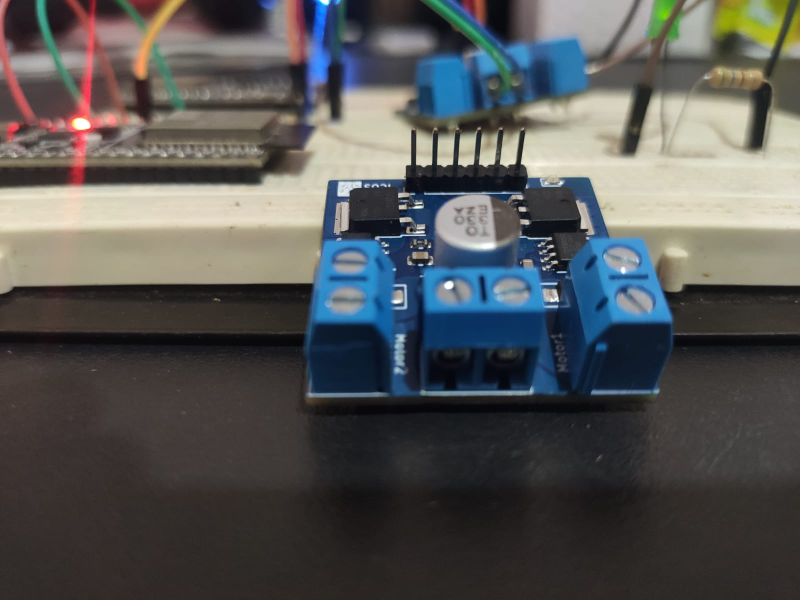
#> input picture Imagenes/Color/icosDriverMotor2.jpeg, 1600 x 1200 px (shown at 1/2 size)
$ jupyter execute 7_Multiselect_Color_zoom.ipynb
#> lines starting #> are read from the running program, lines starting #| are printed output that depends on the picture; after the words box and inside, x2 and y2 are one past the last pixel; in counts of white or black regions, pixels touching at a corner belong together
# 7_Select_and_Zoom_Specific_Color_Areas

Autor: Jorge García Cevallos

En este notebook, aplicaremos los conceptos desarrollados en los capítulos 4, 5 y 6 para combinar la detección de un color específico con transformaciones geométricas como el zoom y el desplazamiento. El objetivo es identificar todas las áreas de la imagen que contengan un color particular, como el azul, y aplicar un zoom en cada una de estas áreas. Esta técnica nos permite enfocar y analizar con mayor precisión las regiones de interés que contienen el color seleccionado, facilitando el estudio detallado de cada objeto que cumpla con el criterio de color.

### Librerías

[cell 1]
import numpy as np
import cv2 as cv
import matplotlib.pyplot as plt
import math
import os

### Función que muestra los detalles de la imagen.

[cell 2]
# Función para mostrar información básica sobre una imagen, incluyendo su tamaño, valor máximo y valor mínimo de píxeles.
# (Antigua función)
def howis(img):
  print('size = ',img.shape)
  print('max  = ',np.max(img))
  print('min  = ',np.min(img))

[cell 3]
# Función para mostrar una imagen utilizando la biblioteca matplotlib.
def plot_show_image(imagen):
    imageRGB = imagen[:,:,[2,1,0]]
    plt.imshow(imageRGB)
    plt.show()

[cell 4]
# Función para aplicar una operación de dilatación a una imagen utilizando un kernel de tamaño definido.
def dilatar_imagen(imagen,tamaño):
    kernel = cv.getStructuringElement(cv.MORPH_RECT, (tamaño, tamaño))  # Define el kernel de dilatación
    img_dilatada = cv.dilate(imagen, kernel)
    return img_dilatada

[cell 5]
# Función para aplicar una operación de erosión a una imagen utilizando un kernel de tamaño definido.
def ero_imagen(imagen,tamaño):
    kernel = cv.getStructuringElement(cv.MORPH_RECT, (tamaño, tamaño))  # Define el kernel de erosión
    img_erodida = cv.erode(imagen, kernel)
    return img_erodida

## Leer Imagen a color

[cell 6]
ruta_imagen = os.path.join('..', 'Imagenes', 'Color', 'icosDriverMotor2.jpeg')
Icv = cv.imread(ruta_imagen)
#> Icv is the input picture: shape (1200, 1600, 3); mean B, G, R 84.6, 85.4, 84.9
howis(Icv)
#| size =  (1200, 1600, 3)
#| max  =  255
#| min  =  0

[cell 7]
# Convertimos la imagen de BGR a RGB reordenando los canales.
plot_show_image(Icv)

[cell 8]
# Seleccionar el rango de color azul en el espacio BGR mediante ajuste manual.
rango_bajo_azul2 = np.array([50,65,0])  # Valor mínimo de B,G,R para el azul
rango_alto_azul2 = np.array([200, 135, 60])  # Valor máximo de B,G,R para el azul

# Crear una máscara de los píxeles que están en el rango de azul
mascara_azul2 = cv.inRange(Icv, rango_bajo_azul2, rango_alto_azul2)
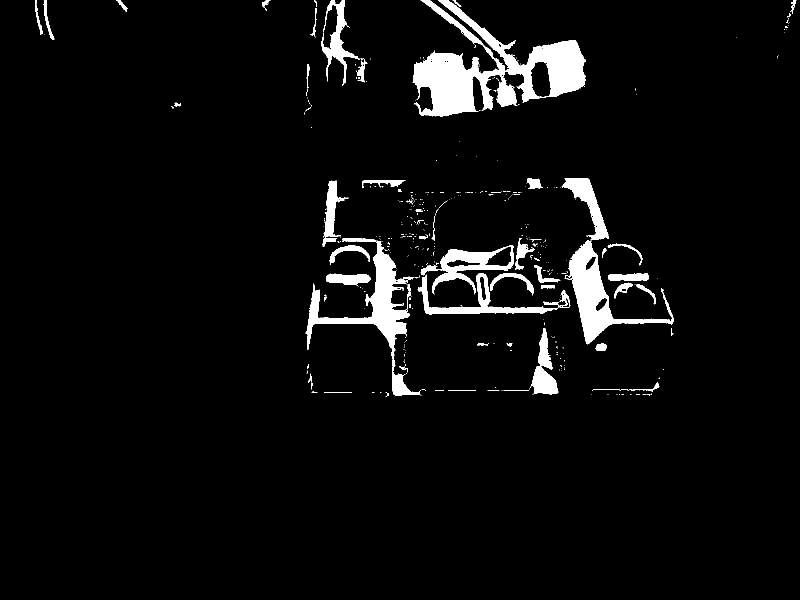
#> mascara_azul2: shape (1200, 1600) (shown at 1/2 size); 4.7% white; 435 white regions (376 under 20 px), largest, box (x1, y1, x2, y2) and area: (825, 0, 1172, 233) 30422, (611, 481, 843, 792) 12605, (1129, 480, 1347, 689) 10934

# Aplicar la máscara a la imagen original
objeto_azul = cv.bitwise_and(Icv, Icv, mask=mascara_azul2)

plt.imshow(objeto_azul*255,cmap='gray')
plt.show()

[cell 9]
#Usamos dilatación para expandir y conectar regiones de interés, mejorando la detección y el análisis de características en la imagen.
img_dilatada=dilatar_imagen(objeto_azul,15)
#> in dilatar_imagen, `img_dilatada = cv.dilate(imagen, kernel)`:
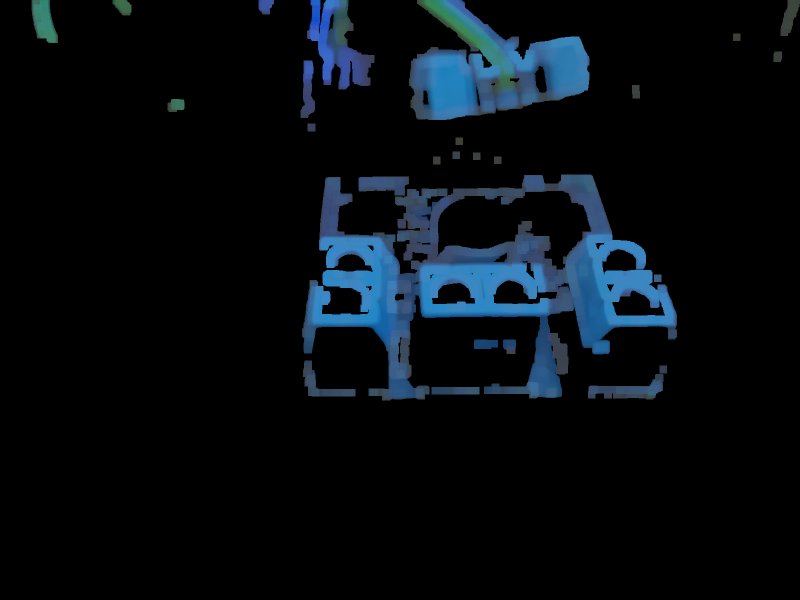
#> img_dilatada: shape (1200, 1600, 3) (shown at 1/2 size); mean B, G, R 16.8, 11.9, 6.2
img_juntas = np.concatenate((objeto_azul,img_dilatada),axis=1)

plt.imshow(img_juntas*255,cmap='gray')
plt.show()
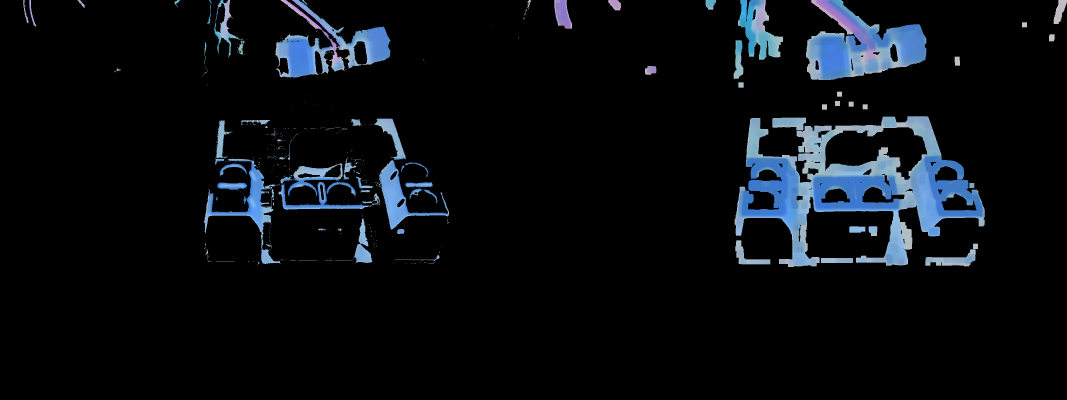
#> shown: shape (1200, 3200, 3) (shown at 1/3 size); mean R, G, B 9.5, 13, 17.1

[cell 10]
# Convertimos la imagen dilatada a escala de grises y aplicamos un umbral para obtener una máscara binaria, que resalta las áreas de interés en la imagen original.
gris_img = cv.cvtColor(img_dilatada, cv.COLOR_BGR2GRAY)
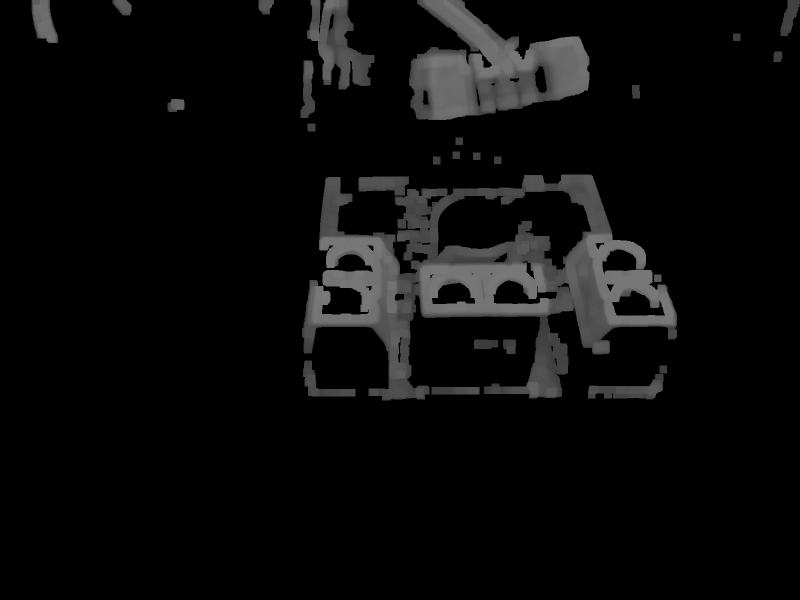
#> gris_img: shape (1200, 1600) (shown at 1/2 size); min 0, max 120, mean 10.7
_, mascara = cv.threshold(gris_img, 0, 255, cv.THRESH_BINARY)
#> mascara: shape (1200, 1600); 11.8% white; 26 white regions, largest, box (x1, y1, x2, y2) and area: (604, 349, 1354, 801) 138474, (818, 0, 1179, 240) 50969, (614, 0, 749, 179) 12940
plt.imshow(mascara,cmap='gray')
plt.show()

[cell 11]
new_mask = ero_imagen(mascara,15)
#> in ero_imagen, `img_erodida = cv.erode(imagen, kernel)`:
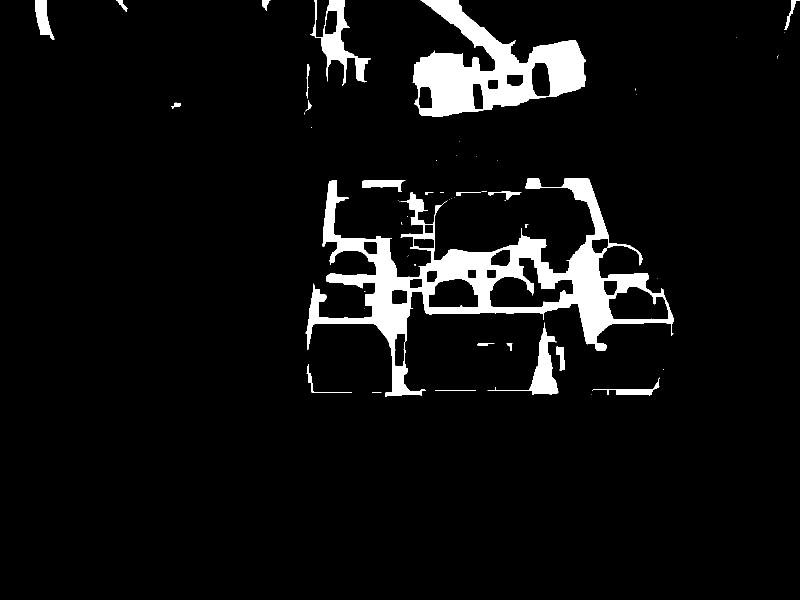
#> img_erodida: shape (1200, 1600) (shown at 1/2 size); 6.1% white; 57 white regions (35 under 20 px)
plt.imshow(new_mask,cmap='gray')
plt.show()

[cell 12]
#El código crea una copia de una imagen, encuentra los contornos en una máscara específica y filtra aquellos que tienen un área mayor que un umbral predefinido.
#Luego, dibuja rectángulos alrededor de los contornos grandes encontrados en la imagen copiada y muestra la imagen resultante.

img2 = Icv.copy()
contornos2, _ = cv.findContours(new_mask, cv.RETR_EXTERNAL, cv.CHAIN_APPROX_SIMPLE)
#> contornos2 = 57 contours, 38 with area under 20; largest, box (x1, y1, x2, y2) and area: (611, 356, 1347, 794) 87422, (825, 0, 1172, 233) 39724, (621, 0, 742, 172) 5942, (975, 645, 1117, 790) 3690, (70, 0, 109, 79) 1510

# Define un umbral de área para lo que consideras "grande"
umbral_area = 10000

# Filtra solo los contornos grandes
contornos_grandes = [contorno for contorno in contornos2 if cv.contourArea(contorno) > umbral_area]
#> contornos_grandes = 2 contours; box (x1, y1, x2, y2) and area: (611, 356, 1347, 794) 87422, (825, 0, 1172, 233) 39724

# Dibuja un rectángulo alrededor de cada contorno grande
for contorno in contornos_grandes:
    x, y, w, h = cv.boundingRect(contorno)
    cv.rectangle(img2, (x, y), (x + w, y + h), (0, 255, 0), 4)
#> this loop made 2 passes
#> (x, y, w, h) on passes 1 to 2: (611, 356, 736, 438), (825, 0, 347, 233)
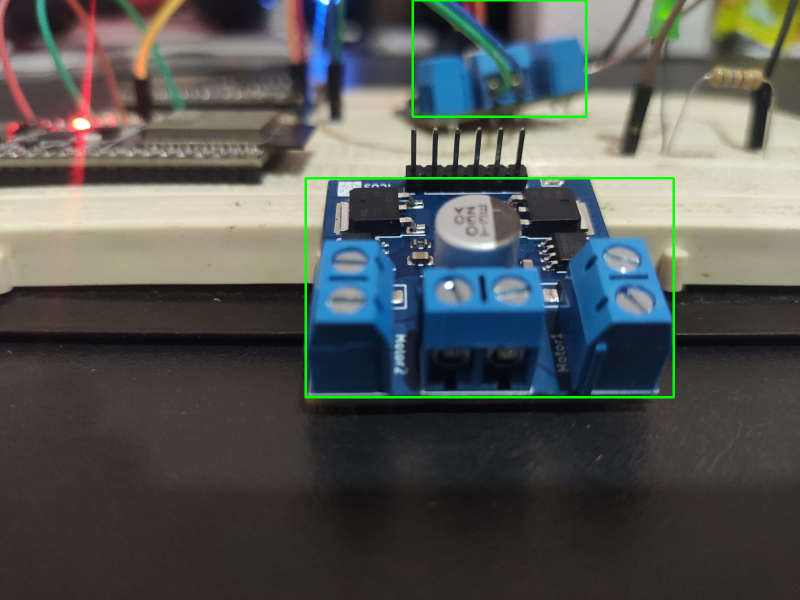
#> img2: shape (1200, 1600, 3) (shown at 1/2 size); 0.88% of pixels changed, all inside (x1, y1, x2, y2) = (609, 0, 1350, 797)

plot_show_image(img2)

## Procedememos a usar sus variables para hacer zoom y centrarlo

[cell 13]
def get_factor_zoom(img, ancho, alto):
    """
    Calcula el factor de zoom necesario para ajustar la imagen a un tamaño específico.

    Args:
        img (ndarray): La imagen a ajustar.
        ancho (int): El ancho objetivo deseado.
        alto (int): La altura objetivo deseada.

    Returns:
        float: El factor de zoom necesario para ajustar la imagen manteniendo su proporción.
    """
    # Verificar que el ancho y alto sean mayores que cero
    if ancho <= 0 or alto <= 0:
        raise ValueError("El ancho y el alto deben ser mayores que cero.")

    # Dimensiones de la imagen original
    Ht = img.shape[0]
    Wt = img.shape[1]

    # Calcular el factor de zoom
    if Ht > Wt:
        factor = Ht / alto
    else:
        factor = Wt / ancho

    return factor

[cell 14]
def aumentar_img(img, factor):
    """
    Escala una imagen por un factor específico.

    Args:
        img (ndarray): La imagen a escalar.
        factor (float): El factor por el cual se debe escalar la imagen.
                        Debe ser mayor que 0.

    Returns:
        ndarray: La imagen escalada.
    """
    # Verificar que la imagen no sea None
    if img is None:
        raise ValueError("La imagen proporcionada es inválida.")

    # Verificar que el factor sea positivo
    if factor <= 0:
        raise ValueError("El factor de escala debe ser mayor que 0.")

    # Calcular el nuevo tamaño de la imagen
    new_size = (int(img.shape[1] * factor), int(img.shape[0] * factor))

    # Cambiar el tamaño de la imagen usando interpolación lineal
    zoomed_img = cv.resize(img, new_size, interpolation=cv.INTER_LINEAR)

    return zoomed_img

[cell 15]
def centrar_y_desplazar_en_x(img,x,y,h,factor,img_org):
    """
    Desplaza una imagen en el eje X y la centra en el eje Y.

    Args:
        img (ndarray): La imagen a desplazar.
        x (float): Coordenada X inicial para el desplazamiento.
        y (float): Coordenada Y inicial para el desplazamiento.
        h (float): Altura de la región de interés.
        factor (float): Factor de escala para el desplazamiento.
        img_org (ndarray): Imagen original para referencia del centrado en Y.

    Returns:
        ndarray: La imagen desplazada y centrada.
    """
    # Validaciones básicas
    if img is None or img_org is None:
        raise ValueError("Las imágenes proporcionadas son inválidas.")
    if factor <= 0:
        raise ValueError("El factor de escala debe ser mayor que 0.")

    # Calcular la altura escalada y el centro de la región escalada
    hf = h * factor  # Altura escalada de la región
    Cnt = y * factor + hf / 2  # Centro Y de la región escalada
    yct = img_org.shape[0] / 2  # Centro Y de la imagen original

    # Calcular el desplazamiento necesario para centrar la región en Y
    dyc = yct - Cnt

    # Calcular el desplazamiento en X
    dx = -x * factor  # Desplazamiento en X, basado en la escala
    dy = dyc  # Desplazamiento en Y para centrar

    # Crear la matriz de transformación afín para el desplazamiento
    M = np.float32([[1, 0, dx], [0, 1, dy]])

    # Aplicar la transformación afín para desplazar y centrar la imagen
    shifted_img = cv.warpAffine(img, M, (img.shape[1], img.shape[0]))

    return shifted_img

[cell 16]
img = Icv.copy()
for contorno in contornos_grandes:
    x, y, w, h = cv.boundingRect(contorno)
    factor = get_factor_zoom(img, w, h)
    img_zoom = aumentar_img(img, factor)
    shifted_img = centrar_y_desplazar_en_x(img_zoom, x, y, h, factor, img)

    # Asegúrate de que la imagen recortada no exceda los límites de `shifted_img`
    h_cropped = min(img.shape[0], shifted_img.shape[0])
    w_cropped = min(img.shape[1], shifted_img.shape[1])
    cropped_img2 = shifted_img[0:h_cropped, 0:w_cropped]

    plt.figure(figsize=(10, 10))
    plt.imshow(cv.cvtColor(cropped_img2, cv.COLOR_BGR2RGB))
    plt.show()
#> this loop made 2 passes
#> (x, y, w, h, Ht in get_factor_zoom, Wt in get_factor_zoom, factor, new_size in aumentar_img) on passes 1 to 2: (611, 356, 736, 438, 1200, 1600, 2.17, (3478, 2608)), (825, 0, 347, 233, 1200, 1600, 4.61, (7377, 5533))
#> pass 1, in centrar_y_desplazar_en_x, `shifted_img = cv.warpAffine(img, M, (img.shape[1], img.shape[0]))`:
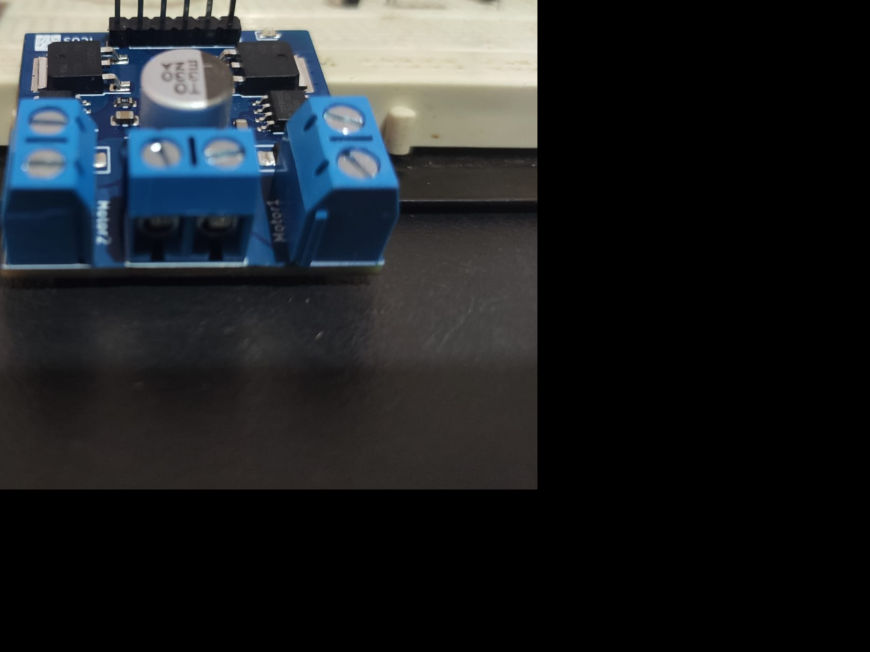
#> shifted_img: shape (2608, 3478, 3) (shown at 1/4 size); mean B, G, R 37.4, 35, 31.8
#> pass 1, `cropped_img2 = shifted_img[0:h_cropped, 0:w_cropped]`:
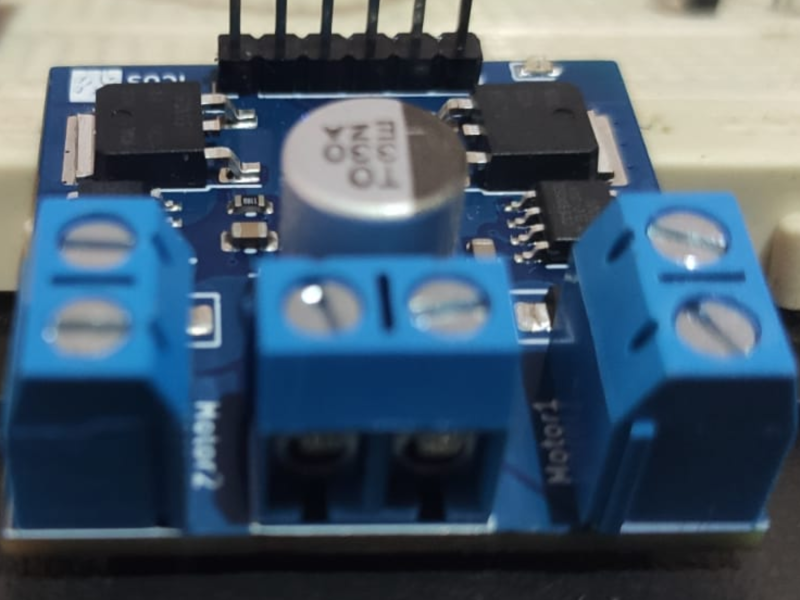
#> cropped_img2: shape (1200, 1600, 3) (shown at 1/2 size); mean B, G, R 107.5, 91.5, 73
#> pass 2, `cropped_img2 = shifted_img[0:h_cropped, 0:w_cropped]`:
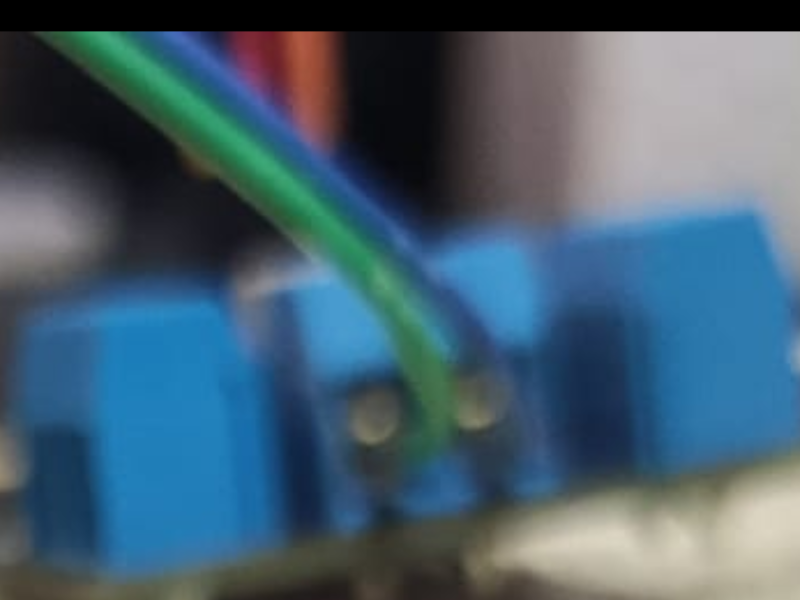
#> cropped_img2: shape (1200, 1600, 3) (shown at 1/2 size); mean of channels 0, 1, 2 111, 94.8, 69.1; drawn as B, G, R

$ run again, with 4_Color_Detection_Example_2/icos2.png saved as Imagenes/Color/icosDriverMotor2.jpeg
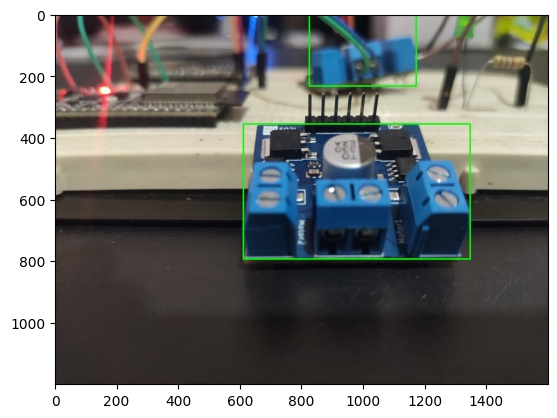
#> input picture 4_Color_Detection_Example_2/icos2.png, 557 x 418 px
#> Icv is the input picture: shape (418, 557, 3); mean B, G, R 118.1, 120.3, 118.2
#| size =  (418, 557, 3)
#| max  =  255
#| min  =  0
#> mascara_azul2: shape (418, 557); 3.7% white; 145 white regions (117 under 20 px), largest, box (x1, y1, x2, y2) and area: (310, 16, 415, 85) 2893, (312, 165, 398, 208) 1089, (244, 161, 306, 234) 1088
#> mascara: shape (418, 557); 16.5% white; 11 white regions, largest, box (x1, y1, x2, y2) and area: (237, 114, 480, 265) 23480, (300, 9, 426, 95) 7859, (236, 9, 291, 90) 2960
#> img_erodida: shape (418, 557); 6.9% white; 17 white regions (11 under 20 px)
#> contornos2 = 17 contours, 12 with area under 20; largest, box (x1, y1, x2, y2) and area: (244, 121, 470, 258) 10846, (307, 16, 419, 88) 4245, (244, 16, 284, 67) 934, (77, 16, 88, 38) 108, (419, 250, 463, 258) 83
#> contornos_grandes = 1 contour; box (x1, y1, x2, y2) and area: (244, 121, 470, 258) 10846
#> the loop `for contorno in contornos_grandes:` made 1 pass
#> (x, y, w, h) on pass 1: (244, 121, 226, 137)
#> after the loop `for contorno in contornos_grandes:`:
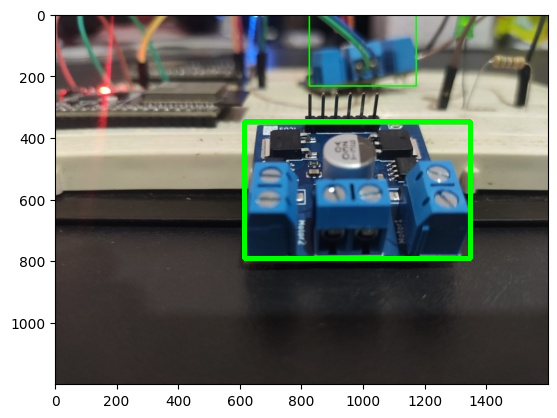
#> img2: shape (418, 557, 3); 1.55% of pixels changed, all inside (x1, y1, x2, y2) = (242, 119, 473, 261)
#> the loop `for contorno in contornos_grandes:` made 1 pass
#> (x, y, w, h) on pass 1: (244, 121, 226, 137)
#> pass 1, `cropped_img2 = shifted_img[0:h_cropped, 0:w_cropped]`:
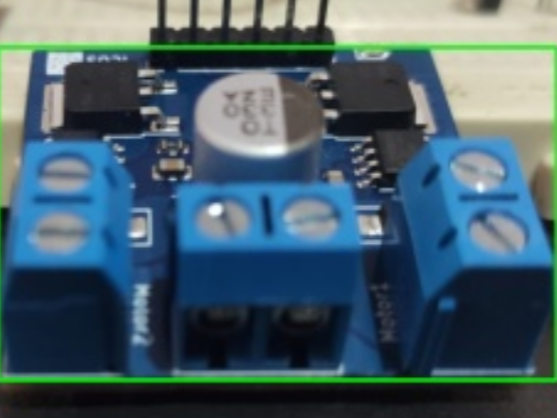
#> cropped_img2: shape (418, 557, 3); mean B, G, R 106.4, 95.9, 71.9
